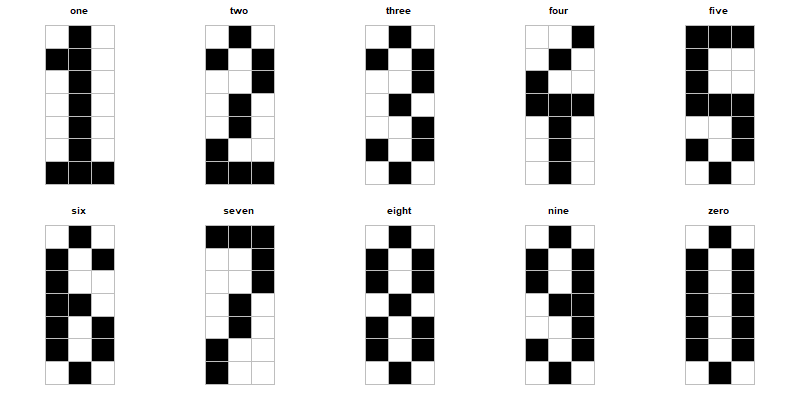

This chart was generated by the following R code:
digits <- list(
  one=matrix(c(F, T, F, F, F, F, T, rep(T, 7), rep(F, 6), T), ncol=3),
  two=matrix(c(F, T, F, F, F, T, T, T, F, F, T, T, F, T, F, T, T, F, F, F, T), ncol=3),
  three=matrix(c(F, T, rep(F, 3), T, F, T, F, F, T, F, F, T, F, T,T, F, T, T, F), ncol=3),
  four=matrix(c(F, F, T, T, F, F, F, F, T, F, rep(T, 4), T, F, F, T, F, F, F), ncol=3),
  five=matrix(c(rep(T, 4), F, T, F, T, F, F, T, F, F, T, T, F, F, T, T, T, F), ncol=3),
  six=matrix(c(F, rep(T, 5), F, T, F, F, T, F, F, T, F, T, F, F, T, T, F), ncol=3),
  seven=matrix(c(T, rep(F, 4), T, T, T, F, F, T, T, F, F, rep(T, 3), rep(F, 4)), ncol=3),
  eight=matrix(c(F, T, T, F, T, T, F, T, F, F, T, F, F, T, F, T, T, F, T, T, F), ncol=3),
  nine=matrix(c(F, T, T, F, F, T, F, T, F, F, T, F, F, T, F, rep(T, 5), F), ncol=3),
  zero=matrix(c(F, rep(T, 5), F, T, rep(F, 5), T, F, rep(T, 5), F), ncol=3) )

# Function to plot a digit matrix
plot_digit <- function(mat, title="") {
  nr <- nrow(mat)
  nc <- ncol(mat)
  
  plot(
    1, type="n",
    xlim=c(0, nc), ylim=c(0, nr),
    xaxt="n", yaxt="n", xlab="", ylab="", bty="n",
    main=title, asp=1
  )
  
  for (i in 1:nr) {
    for (j in 1:nc) {
      xleft <- j-1
      ybottom <- nr-i
      xright <- j
      ytop <- nr-i+1
      
      rect(
        xleft, ybottom, xright, ytop,
        col = if (mat[i,j]) "black" else "white",
        border = "gray"
      )
    }
  }
}

png("digits.png", width=800, height=400)
# Plot all digits in one window
par(mfrow=c(2,5), mar=c(1,1,2,1))
for (nm in names(digits)) {
  plot_digit(digits[[nm]], title=nm)
}
dev.off()